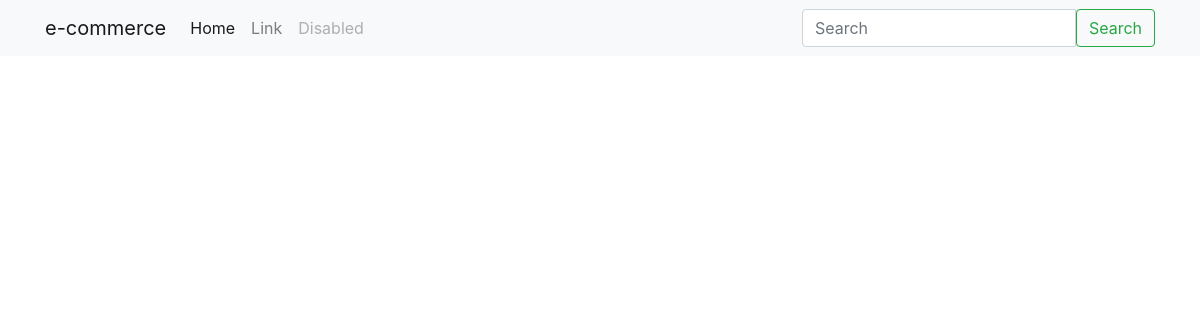
The page /products/featured-products/ on the database as committed earlier.
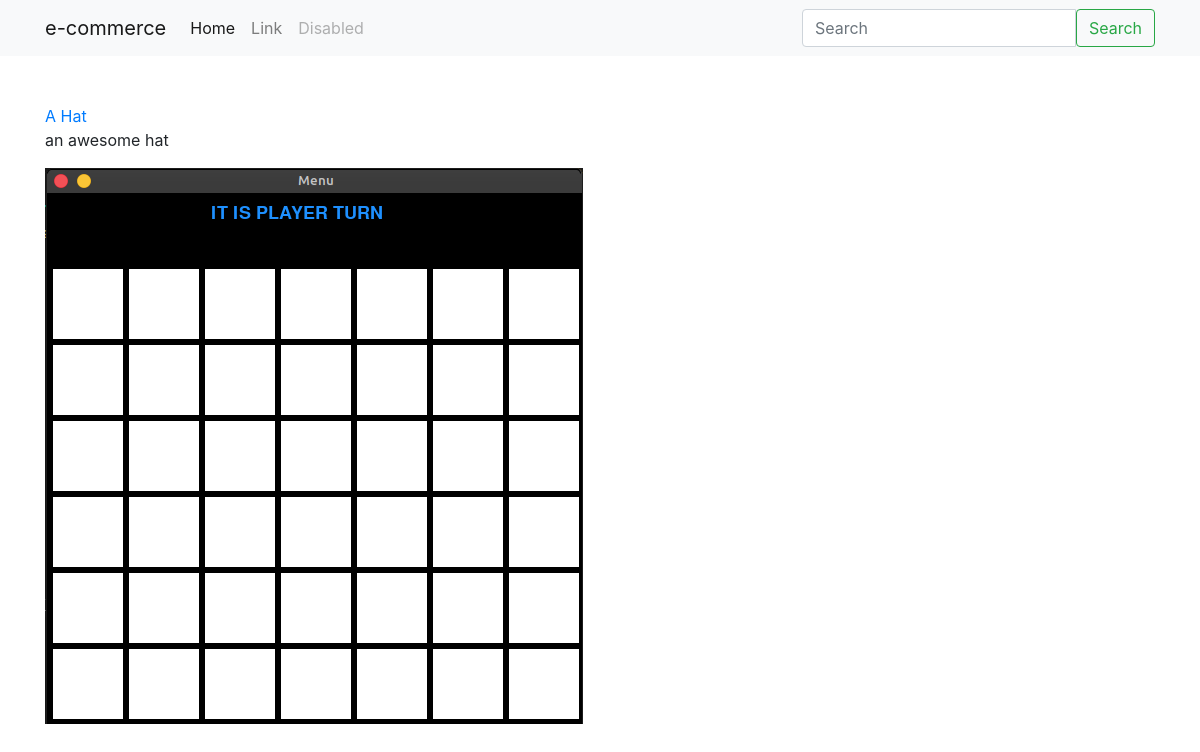
The same page on the database as committed later.
### products/models.py (models this page shows, shortened)
class Product(models.Model):
    title = models.CharField(max_length=250, null=True,
                             blank=True, unique=True)
    slug = models.SlugField(blank=True, null=True, unique=True, editable=False)
    description = models.TextField(null=True, blank=True)
    price = models.DecimalField(
        default=0, decimal_places=2, max_digits=20, null=True)
    image = models.ImageField(
        upload_to=upload_image_path, null=True, blank=True)
    featured = models.BooleanField(default=False)
    is_active = models.BooleanField(default=True)
    created_at = models.DateTimeField(auto_now_add=True)
    id = models.UUIDField(default=uuid.uuid4, unique=True,
                          primary_key=True, editable=False)
    objects = ProductManager()

### products/views.py (the view)
# urls.py: path('featured-products/', views.product_featured_view, name='featured-products'),
def product_featured_view(request):
    querySet = Product.objects.get_featured()
    context = {
        'querySet': querySet
    }
    return render(request, 'products/featured.html', context)

### products/models.py (called while the page is built)
    def get_queryset(self):
        return ProductQuerySet(self.model, using=self._db)

    def get_featured(self):
        qs = self.get_queryset().filter(featured=True)
        if qs.count() > 0:
            return qs
        return None

### products/templates/products/featured.html
{% extends 'layouts/base.html' %}
{% block content %}
    {% for product in querySet %}
        <a href="{% url 'product' product.id %}">{{ product.title }}</a>
        <p>{{ product.description }}</p>
        <img src="{{ product.image.url }}" alt="" srcset="">
    {% endfor %}
{% endblock %}

Rows that differ between the two databases and show on the page:
added Product: title "A Hat", description "an awesome hat", image (picture)
